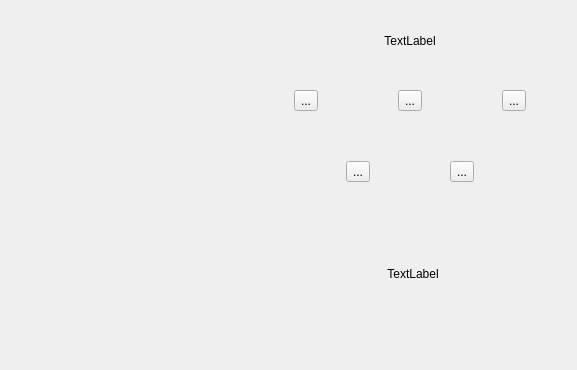
<?xml version="1.0" encoding="UTF-8"?>
<ui version="4.0">
 <class>CDevOper</class>
 <widget class="QWidget" name="CDevOper">
  <property name="geometry">
   <rect>
    <x>0</x>
    <y>0</y>
    <width>577</width>
    <height>370</height>
   </rect>
  </property>
  <property name="windowTitle">
   <string>CDevOper</string>
  </property>
  <layout class="QGridLayout" name="gridLayout_2">
   <property name="margin">
    <number>0</number>
   </property>
   <property name="spacing">
    <number>0</number>
   </property>
   <item row="0" column="0">
    <widget class="QScrollArea" name="scrollArea">
     <property name="frameShape">
      <enum>QFrame::NoFrame</enum>
     </property>
     <property name="widgetResizable">
      <bool>true</bool>
     </property>
     <widget class="QWidget" name="scrollAreaWidgetContents">
      <property name="geometry">
       <rect>
        <x>0</x>
        <y>0</y>
        <width>69</width>
        <height>370</height>
       </rect>
      </property>
     </widget>
    </widget>
   </item>
   <item row="0" column="1">
    <widget class="QWidget" name="widget_content" native="true">
     <layout class="QGridLayout" name="gridLayout_3">
      <item row="0" column="0">
       <layout class="QHBoxLayout" name="horizontalLayout_4">
        <property name="topMargin">
         <number>20</number>
        </property>
        <item>
         <layout class="QVBoxLayout" name="verticalLayout_2">
          <property name="spacing">
           <number>40</number>
          </property>
          <item>
           <widget class="QLabel" name="label_feeder">
            <property name="text">
             <string>TextLabel</string>
            </property>
            <property name="alignment">
             <set>Qt::AlignCenter</set>
            </property>
           </widget>
          </item>
          <item>
           <layout class="QVBoxLayout" name="verticalLayout">
            <property name="spacing">
             <number>50</number>
            </property>
            <item>
             <layout class="QHBoxLayout" name="horizontalLayout">
              <property name="spacing">
               <number>80</number>
              </property>
              <item>
               <spacer name="horizontalSpacer_5">
                <property name="orientation">
                 <enum>Qt::Horizontal</enum>
                </property>
                <property name="sizeHint" stdset="0">
                 <size>
                  <width>40</width>
                  <height>20</height>
                 </size>
                </property>
               </spacer>
              </item>
              <item>
               <widget class="QToolButton" name="toolBtnYK">
                <property name="text">
                 <string>...</string>
                </property>
               </widget>
              </item>
              <item>
               <widget class="QToolButton" name="toolBtnSYB">
                <property name="text">
                 <string>...</string>
                </property>
               </widget>
              </item>
              <item>
               <widget class="QToolButton" name="toolBtnYYB">
                <property name="text">
                 <string>...</string>
                </property>
               </widget>
              </item>
              <item>
               <spacer name="horizontalSpacer">
                <property name="orientation">
                 <enum>Qt::Horizontal</enum>
                </property>
                <property name="sizeHint" stdset="0">
                 <size>
                  <width>40</width>
                  <height>20</height>
                 </size>
                </property>
               </spacer>
              </item>
             </layout>
            </item>
            <item>
             <layout class="QHBoxLayout" name="horizontalLayout_2">
              <property name="spacing">
               <number>80</number>
              </property>
              <item>
               <spacer name="horizontalSpacer_2">
                <property name="orientation">
                 <enum>Qt::Horizontal</enum>
                </property>
                <property name="sizeHint" stdset="0">
                 <size>
                  <width>40</width>
                  <height>20</height>
                 </size>
                </property>
               </spacer>
              </item>
              <item>
               <widget class="QToolButton" name="toolBtnReLo">
                <property name="text">
                 <string>...</string>
                </property>
               </widget>
              </item>
              <item>
               <widget class="QToolButton" name="toolBtnReset">
                <property name="text">
                 <string>...</string>
                </property>
               </widget>
              </item>
              <item>
               <spacer name="horizontalSpacer_6">
                <property name="orientation">
                 <enum>Qt::Horizontal</enum>
                </property>
                <property name="sizeHint" stdset="0">
                 <size>
                  <width>40</width>
                  <height>20</height>
                 </size>
                </property>
               </spacer>
              </item>
             </layout>
            </item>
           </layout>
          </item>
         </layout>
        </item>
       </layout>
      </item>
      <item row="1" column="0">
       <widget class="QWidget" name="widget_wait" native="true">
        <layout class="QGridLayout" name="gridLayout">
         <item row="0" column="0">
          <layout class="QHBoxLayout" name="horizontalLayout_3">
           <item>
            <spacer name="horizontalSpacer_3">
             <property name="orientation">
              <enum>Qt::Horizontal</enum>
             </property>
             <property name="sizeHint" stdset="0">
              <size>
               <width>40</width>
               <height>20</height>
              </size>
             </property>
            </spacer>
           </item>
           <item>
            <widget class="CircleWait" name="widget_circlewait" native="true"/>
           </item>
           <item>
            <widget class="QLabel" name="label_wait">
             <property name="text">
              <string>TextLabel</string>
             </property>
             <property name="alignment">
              <set>Qt::AlignCenter</set>
             </property>
            </widget>
           </item>
           <item>
            <spacer name="horizontalSpacer_4">
             <property name="orientation">
              <enum>Qt::Horizontal</enum>
             </property>
             <property name="sizeHint" stdset="0">
              <size>
               <width>40</width>
               <height>20</height>
              </size>
             </property>
            </spacer>
           </item>
          </layout>
         </item>
        </layout>
       </widget>
      </item>
     </layout>
    </widget>
   </item>
  </layout>
 </widget>
 <layoutdefault spacing="6" margin="11"/>
 <customwidgets>
  <customwidget>
   <class>CircleWait</class>
   <extends>QWidget</extends>
   <header>circlewait.h</header>
   <container>1</container>
  </customwidget>
 </customwidgets>
 <resources/>
 <connections/>
</ui>
